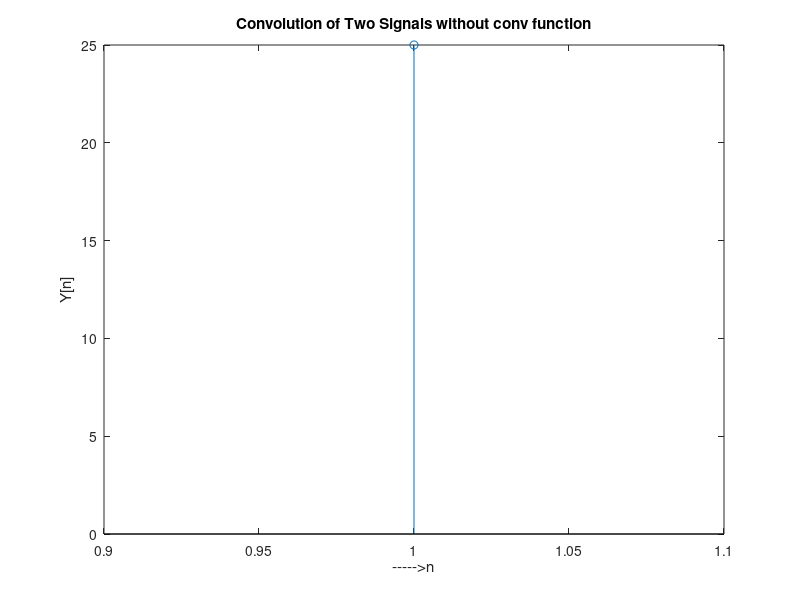

Here is the MATLAB script that generated this plot:
clc;
close all;
clear all;

%convolution without using conv function

x=input('Enter x: ');
h=input('Enter h: ');

m=length(x);
n=length(h);

X=[x,zeros(1,n)];
H=[h,zeros(1,m)];

for i=1:n+m-1
    Y(i)=0;
    for j=1:m
        if(i-j+1>0)
            Y(i)=Y(i)+X(j)*H(i-j+1);
        else
        end
    end
end

stem(Y);
ylabel('Y[n]');
xlabel('----->n');
title('Convolution of Two Signals without conv function');